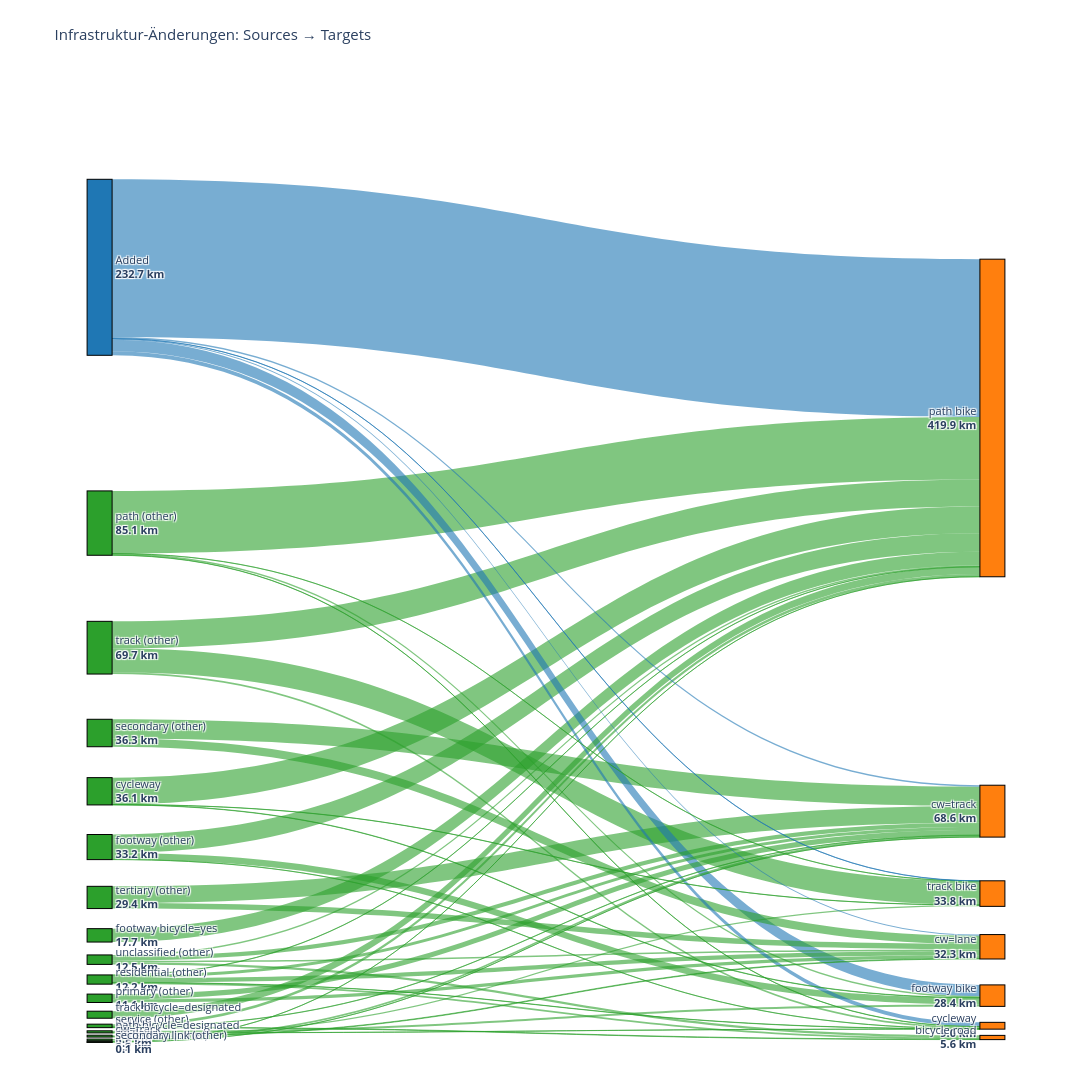

This figure's notebook cell:
### Code cell
# # Sankey-Diagramm mit plotly erstellen (mit differenzierten Quellen)
# import plotly.graph_objects as go
# import numpy as np

# # Erstelle Sankey-Daten
# sankey_df = get_infrastructure_analysis_sankey()

# # Filtere nur positive Werte
# sankey_df = sankey_df[sankey_df['value'] > 0].copy()

# # Hole alle eindeutigen Sources und Targets
# sources = sorted(sankey_df['source'].unique())
# targets = sorted(sankey_df['target'].unique())

# # Berechne Gesamtwerte für Farbcodierung und Sortierung
# source_totals = sankey_df.groupby('source')['value'].sum().to_dict()
# target_totals = sankey_df.groupby('target')['value'].sum().to_dict()

# # Sortiere nach Gesamtwert für bessere Positionierung
# sources = sorted(sources, key=lambda x: source_totals.get(x, 0), reverse=True)
# targets = sorted(targets, key=lambda x: target_totals.get(x, 0), reverse=True)

# # Erstelle Liste aller Knoten: Sources links, Targets rechts (auch wenn sie überlappen)
# # Jeder Knoten erscheint zweimal wenn er sowohl Source als auch Target ist
# all_nodes = sources + targets
# # Erstelle Indizes: Sources bekommen Indizes 0..len(sources)-1, Targets bekommen len(sources)..len(sources)+len(targets)-1
# source_indices_map = {source: idx for idx, source in enumerate(sources)}
# target_indices_map = {target: len(sources) + idx for idx, target in enumerate(targets)}

# # Erstelle source, target und value Listen für plotly
# source_indices = []
# target_indices = []
# values = []
# link_colors = []

# # Farben definieren
# color_added = 'rgba(31, 119, 180, 0.6)'
# color_other = 'rgba(44, 160, 44, 0.6)'

# for _, row in sankey_df.iterrows():
#     source = row['source']
#     target = row['target']
#     value = row['value']
    
#     # Verwende separate Indizes für Sources (links) und Targets (rechts)
#     source_indices.append(source_indices_map[source])
#     target_indices.append(target_indices_map[target])
#     values.append(value)
    
#     # Farbe basierend auf Source
#     if source == 'Added':
#         link_colors.append(color_added)
#     else:
#         link_colors.append(color_other)

# # Erstelle Knoten-Farben und Labels
# node_colors = []
# node_labels = []
# node_x = []  # X-Positionen: 0 für Sources, 1 für Targets
# node_y = []  # Y-Positionen: proportional zu Werten

# # Berechne Y-Positionen für Sources (proportional zu Werten)
# source_total = sum(source_totals.values())
# y_current = 0
# source_y_positions = {}
# for source in sources:
#     total = source_totals.get(source, 0)
#     if total > 0:
#         height = total / source_total if source_total > 0 else 0
#         source_y_positions[source] = y_current + height / 2
#         y_current += height

# # Berechne Y-Positionen für Targets (proportional zu Werten)
# target_total = sum(target_totals.values())
# y_current = 0
# target_y_positions = {}
# for target in targets:
#     total = target_totals.get(target, 0)
#     if total > 0:
#         height = total / target_total if target_total > 0 else 0
#         target_y_positions[target] = y_current + height / 2
#         y_current += height

# # Erstelle Knoten-Arrays: Zuerst alle Sources, dann alle Targets
# # Sources (links)
# for source in sources:
#     node_x.append(0.05)  # Links für Sources, mit etwas Abstand zum Rand
#     node_y.append(source_y_positions.get(source, 0))
#     if source == 'Added':
#         node_colors.append('#1f77b4')
#     else:
#         node_colors.append('#2ca02c')
#     # Label mit Gesamtwert - kürzere Formatierung
#     total = source_totals.get(source, 0)
#     label = source.replace('hw=', '').replace('_other', ' (other)').replace('_', ' ')
#     if len(label) > 30:
#         label = label[:27] + '...'
#     node_labels.append(f'{label}<br><b>{total:.1f} km</b>')

# # Targets (rechts)
# for target in targets:
#     node_x.append(0.95)  # Rechts für Targets, mit etwas Abstand zum Rand
#     node_y.append(target_y_positions.get(target, 0))
#     node_colors.append('#ff7f0e')
#     total = target_totals.get(target, 0)
#     label = target.replace('hw=', '').replace('bicycle=designated', 'bike').replace('bicycle=yes', 'bike').replace('_', ' ')
#     if len(label) > 30:
#         label = label[:27] + '...'
#     node_labels.append(f'{label}<br><b>{total:.1f} km</b>')

# # Erstelle das Sankey-Diagramm
# fig = go.Figure(data=[go.Sankey(
#     arrangement='perpendicular',  # Bessere Anordnung der Links
#     node=dict(
#         pad=30,  # Mehr Abstand zwischen Knoten
#         thickness=25,  # Dickere Knoten für bessere Lesbarkeit
#         line=dict(color="black", width=1),
#         label=node_labels,
#         color=node_colors,
#         x=node_x,
#         y=node_y
#     ),
#     link=dict(
#         source=source_indices,
#         target=target_indices,
#         value=values,
#         color=link_colors,
#         hovertemplate='<b>%{source.label}</b> → <b>%{target.label}</b><br>Wert: <b>%{value:.1f} km</b><extra></extra>'
#     )
# )])

# fig.update_layout(
#     title_text="Infrastruktur-Änderungen: Sources → Targets",
#     font_size=11,
#     height=1500,
#     width=1600,  # Etwas breiter für bessere Darstellung
#     margin=dict(l=50, r=50, t=80, b=50)  # Mehr Rand für Labels
# )

# fig.show()

### Figure 1 — Plotly figure (JSON) as saved in the notebook; plotly's stock layout.template omitted (floating-point values rounded to 4 significant figures)
{"data": [{"arrangement": "perpendicular", "link": {"color": ["rgba(31, 119, 180, 0.6)", "rgba(44, 160, 44, 0.6)", "rgba(44, 160, 44, 0.6)", "rgba(44, 160, 44, 0.6)", "rgba(44, 160, 44, 0.6)", "rgba(44, 160, 44, 0.6)", "rgba(44, 160, 44, 0.6)", "rgba(44, 160, 44, 0.6)", "rgba(44, 160, 44, 0.6)", "rgba(31, 119, 180, 0.6)", "rgba(44, 160, 44, 0.6)", "rgba(44, 160, 44, 0.6)", "rgba(44, 160, 44, 0.6)", "rgba(44, 160, 44, 0.6)", "rgba(44, 160, 44, 0.6)", "rgba(44, 160, 44, 0.6)", "rgba(44, 160, 44, 0.6)", "rgba(31, 119, 180, 0.6)", "rgba(44, 160, 44, 0.6)", "rgba(44, 160, 44, 0.6)", "rgba(44, 160, 44, 0.6)", "rgba(44, 160, 44, 0.6)", "rgba(44, 160, 44, 0.6)", "rgba(44, 160, 44, 0.6)", "rgba(44, 160, 44, 0.6)", "rgba(44, 160, 44, 0.6)", "rgba(44, 160, 44, 0.6)", "rgba(31, 119, 180, 0.6)", "rgba(44, 160, 44, 0.6)", "rgba(44, 160, 44, 0.6)", "rgba(44, 160, 44, 0.6)", "rgba(31, 119, 180, 0.6)", "rgba(44, 160, 44, 0.6)", "rgba(44, 160, 44, 0.6)", "rgba(44, 160, 44, 0.6)", "rgba(44, 160, 44, 0.6)", "rgba(44, 160, 44, 0.6)", "rgba(44, 160, 44, 0.6)", "rgba(44, 160, 44, 0.6)", "rgba(44, 160, 44, 0.6)", "rgba(31, 119, 180, 0.6)", "rgba(44, 160, 44, 0.6)", "rgba(44, 160, 44, 0.6)", "rgba(44, 160, 44, 0.6)", "rgba(44, 160, 44, 0.6)", "rgba(44, 160, 44, 0.6)"], "hovertemplate": "<b>%{source.label}</b> → <b>%{target.label}</b><br>Wert: <b>%{value:.1f} km</b><extra></extra>", "source": [0, 1, 2, 4, 2, 3, 5, 6, 7, 0, 3, 11, 5, 6, 10, 9, 8, 0, 10, 9, 12, 8, 13, 2, 15, 9, 8, 0, 1, 8, 14, 0, 14, 12, 4, 9, 1, 9, 12, 1, 0, 5, 4, 13, 16, 17], "target": [18, 18, 18, 18, 20, 19, 18, 19, 18, 22, 21, 18, 22, 21, 19, 21, 19, 23, 21, 19, 18, 24, 22, 23, 19, 24, 21, 19, 22, 18, 20, 21, 21, 24, 22, 18, 23, 23, 19, 20, 20, 23, 20, 23, 18, 19], "value": [208.6, 82.7, 35.7, 35.5, 31.5, 25.5, 24.4, 22.2, 17.7, 14.9, 10.8, 9.3, 8.6, 7.2, 6.9, 5.7, 5.7, 5.5, 4.2, 3.8, 3.7, 2.9, 2.6, 2.5, 2.2, 2.1, 2, 1.9, 1.9, 1.9, 1.7, 1.6, 0.8, 0.6, 0.4, 0.3, 0.3, 0.3, 0.3, 0.2, 0.2, 0.2, 0.2, 0.2, 0.1, 0.1]}, "node": {"color": ["#1f77b4", "#2ca02c", "#2ca02c", "#2ca02c", "#2ca02c", "#2ca02c", "#2ca02c", "#2ca02c", "#2ca02c", "#2ca02c", "#2ca02c", "#2ca02c", "#2ca02c", "#2ca02c", "#2ca02c", "#2ca02c", "#2ca02c", "#2ca02c", "#ff7f0e", "#ff7f0e", "#ff7f0e", "#ff7f0e", "#ff7f0e", "#ff7f0e", "#ff7f0e"], "label": ["Added<br><b>232.7 km</b>", "path (other)<br><b>85.1 km</b>", "track (other)<br><b>69.7 km</b>", "secondary (other)<br><b>36.3 km</b>", "cycleway<br><b>36.1 km</b>", "footway (other)<br><b>33.2 km</b>", "tertiary (other)<br><b>29.4 km</b>", "footway bicycle=yes<br><b>17.7 km</b>", "unclassified (other)<br><b>12.5 km</b>", "residential (other)<br><b>12.2 km</b>", "primary (other)<br><b>11.1 km</b>", "track bicycle=designated<br><b>9.3 km</b>", "service (other)<br><b>4.6 km</b>", "path bicycle=designated<br><b>2.8 km</b>", "cw=track<br><b>2.5 km</b>", "cw=lane<br><b>2.2 km</b>", "pedestrian (other)<br><b>0.1 km</b>", "secondary link (other)<br><b>0.1 km</b>", "path bike<br><b>419.9 km</b>", "cw=track<br><b>68.6 km</b>", "track bike<br><b>33.8 km</b>", "cw=lane<br><b>32.3 km</b>", "footway bike<br><b>28.4 km</b>", "cycleway<br><b>9.0 km</b>", "bicycle road<br><b>5.6 km</b>"], "line": {"color": "black", "width": 1}, "pad": 30, "thickness": 25, "x": [0.05, 0.05, 0.05, 0.05, 0.05, 0.05, 0.05, 0.05, 0.05, 0.05, 0.05, 0.05, 0.05, 0.05, 0.05, 0.05, 0.05, 0.05, 0.95, 0.95, 0.95, 0.95, 0.95, 0.95, 0.95], "y": [0.1947, 0.4606, 0.5901, 0.6788, 0.7394, 0.7974, 0.8497, 0.8891, 0.9144, 0.9351, 0.9546, 0.9716, 0.9833, 0.9895, 0.9939, 0.9978, 0.9997, 0.9999, 0.3513, 0.76, 0.8457, 0.901, 0.9518, 0.9831, 0.9953]}, "type": "sankey"}], "layout": {"font": {"size": 11}, "height": 1500, "margin": {"b": 50, "l": 50, "r": 50, "t": 80}, "title": {"text": "Infrastruktur-Änderungen: Sources → Targets"}, "width": 1600}}
